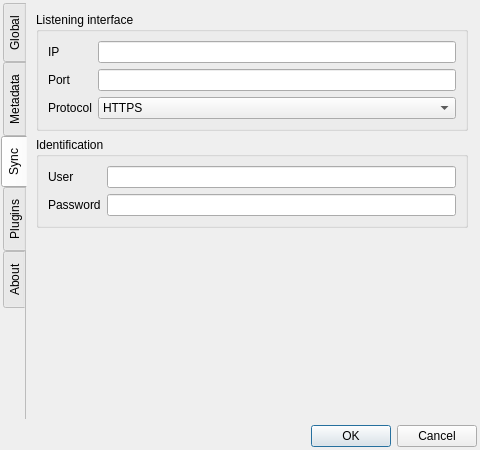
<?xml version="1.0" encoding="UTF-8"?>
<ui version="4.0">
 <class>dialog</class>
 <widget class="QDialog" name="dialog">
  <property name="geometry">
   <rect>
    <x>0</x>
    <y>0</y>
    <width>480</width>
    <height>450</height>
   </rect>
  </property>
  <property name="minimumSize">
   <size>
    <width>480</width>
    <height>450</height>
   </size>
  </property>
  <property name="maximumSize">
   <size>
    <width>16777215</width>
    <height>16777215</height>
   </size>
  </property>
  <property name="windowTitle">
   <string>Dialog</string>
  </property>
  <property name="autoFillBackground">
   <bool>true</bool>
  </property>
  <property name="modal">
   <bool>true</bool>
  </property>
  <layout class="QVBoxLayout" name="verticalLayout_2">
   <property name="leftMargin">
    <number>1</number>
   </property>
   <property name="topMargin">
    <number>3</number>
   </property>
   <property name="rightMargin">
    <number>3</number>
   </property>
   <property name="bottomMargin">
    <number>3</number>
   </property>
   <item>
    <widget class="QTabWidget" name="dialog_tabs">
     <property name="minimumSize">
      <size>
       <width>50</width>
       <height>50</height>
      </size>
     </property>
     <property name="focusPolicy">
      <enum>Qt::NoFocus</enum>
     </property>
     <property name="autoFillBackground">
      <bool>false</bool>
     </property>
     <property name="styleSheet">
      <string notr="true"/>
     </property>
     <property name="tabPosition">
      <enum>QTabWidget::West</enum>
     </property>
     <property name="tabShape">
      <enum>QTabWidget::Rounded</enum>
     </property>
     <property name="currentIndex">
      <number>2</number>
     </property>
     <property name="iconSize">
      <size>
       <width>50</width>
       <height>50</height>
      </size>
     </property>
     <property name="elideMode">
      <enum>Qt::ElideMiddle</enum>
     </property>
     <property name="documentMode">
      <bool>true</bool>
     </property>
     <property name="tabBarAutoHide">
      <bool>false</bool>
     </property>
     <widget class="QWidget" name="tab_global">
      <property name="cursor">
       <cursorShape>ArrowCursor</cursorShape>
      </property>
      <property name="toolTip">
       <string/>
      </property>
      <property name="autoFillBackground">
       <bool>true</bool>
      </property>
      <property name="styleSheet">
       <string notr="true"/>
      </property>
      <attribute name="title">
       <string>Global</string>
      </attribute>
      <layout class="QVBoxLayout" name="verticalLayout">
       <property name="spacing">
        <number>0</number>
       </property>
       <property name="leftMargin">
        <number>0</number>
       </property>
       <property name="topMargin">
        <number>0</number>
       </property>
       <property name="rightMargin">
        <number>0</number>
       </property>
       <property name="bottomMargin">
        <number>0</number>
       </property>
       <item>
        <widget class="QScrollArea" name="tab_global_scroll_area">
         <property name="autoFillBackground">
          <bool>false</bool>
         </property>
         <property name="styleSheet">
          <string notr="true"/>
         </property>
         <property name="widgetResizable">
          <bool>true</bool>
         </property>
         <widget class="QWidget" name="tab_global_vl">
          <property name="geometry">
           <rect>
            <x>0</x>
            <y>0</y>
            <width>449</width>
            <height>415</height>
           </rect>
          </property>
          <layout class="QVBoxLayout" name="verticalLayout_11">
           <item>
            <widget class="QLabel" name="tab_global_label">
             <property name="cursor">
              <cursorShape>ArrowCursor</cursorShape>
             </property>
             <property name="text">
              <string>TextLabel</string>
             </property>
            </widget>
           </item>
           <item>
            <widget class="QGroupBox" name="tab_global_lang_group_box">
             <property name="minimumSize">
              <size>
               <width>0</width>
               <height>50</height>
              </size>
             </property>
             <property name="title">
              <string>Language</string>
             </property>
             <layout class="QVBoxLayout" name="verticalLayout_3">
              <property name="leftMargin">
               <number>9</number>
              </property>
              <property name="topMargin">
               <number>9</number>
              </property>
              <property name="rightMargin">
               <number>9</number>
              </property>
              <property name="bottomMargin">
               <number>9</number>
              </property>
              <item>
               <layout class="QHBoxLayout" name="tab_global_lang_hl">
                <item>
                 <widget class="QComboBox" name="tab_global_lang_combo_box">
                  <item>
                   <property name="text">
                    <string>&lt;Automatic&gt;</string>
                   </property>
                  </item>
                  <item>
                   <property name="text">
                    <string>English</string>
                   </property>
                  </item>
                  <item>
                   <property name="text">
                    <string>Français</string>
                   </property>
                  </item>
                 </widget>
                </item>
                <item>
                 <widget class="QPushButton" name="tab_global_lang_btn">
                  <property name="cursor">
                   <cursorShape>ArrowCursor</cursorShape>
                  </property>
                  <property name="focusPolicy">
                   <enum>Qt::NoFocus</enum>
                  </property>
                  <property name="text">
                   <string>Import</string>
                  </property>
                 </widget>
                </item>
               </layout>
              </item>
             </layout>
            </widget>
           </item>
           <item>
            <widget class="QGroupBox" name="tab_global_style_group_box">
             <property name="minimumSize">
              <size>
               <width>0</width>
               <height>50</height>
              </size>
             </property>
             <property name="title">
              <string>Style</string>
             </property>
             <layout class="QVBoxLayout" name="verticalLayout_4">
              <property name="leftMargin">
               <number>9</number>
              </property>
              <property name="topMargin">
               <number>9</number>
              </property>
              <property name="rightMargin">
               <number>9</number>
              </property>
              <property name="bottomMargin">
               <number>9</number>
              </property>
              <item>
               <layout class="QHBoxLayout" name="tab_global_style_hl">
                <item>
                 <widget class="QComboBox" name="tab_global_style_combo_box">
                  <item>
                   <property name="text">
                    <string>Dark</string>
                   </property>
                  </item>
                  <item>
                   <property name="text">
                    <string>Light</string>
                   </property>
                  </item>
                 </widget>
                </item>
                <item>
                 <widget class="QPushButton" name="tab_global_style_import_btn">
                  <property name="cursor">
                   <cursorShape>ArrowCursor</cursorShape>
                  </property>
                  <property name="focusPolicy">
                   <enum>Qt::NoFocus</enum>
                  </property>
                  <property name="text">
                   <string>Import</string>
                  </property>
                 </widget>
                </item>
               </layout>
              </item>
             </layout>
            </widget>
           </item>
           <item>
            <widget class="QGroupBox" name="tab_global_library_group_box">
             <property name="title">
              <string>Library</string>
             </property>
             <layout class="QVBoxLayout" name="verticalLayout_5">
              <item>
               <widget class="QLabel" name="tab_global_library_folder_label">
                <property name="text">
                 <string>Storagefolder</string>
                </property>
               </widget>
              </item>
              <item>
               <layout class="QHBoxLayout" name="tab_global_library_hl1">
                <item>
                 <widget class="QLineEdit" name="tab_global_library_folder_line_edit">
                  <property name="readOnly">
                   <bool>true</bool>
                  </property>
                 </widget>
                </item>
                <item>
                 <widget class="QPushButton" name="tab_global_library_folder_btn">
                  <property name="cursor">
                   <cursorShape>ArrowCursor</cursorShape>
                  </property>
                  <property name="focusPolicy">
                   <enum>Qt::NoFocus</enum>
                  </property>
                  <property name="text">
                   <string>Parcourir...</string>
                  </property>
                 </widget>
                </item>
               </layout>
              </item>
             </layout>
            </widget>
           </item>
           <item>
            <widget class="QGroupBox" name="tab_global_archiver_group_box">
             <property name="title">
              <string>7zip</string>
             </property>
             <layout class="QVBoxLayout" name="verticalLayout_8">
              <item>
               <widget class="QLabel" name="tab_global_archiver_folder_label">
                <property name="text">
                 <string>Path</string>
                </property>
               </widget>
              </item>
              <item>
               <layout class="QHBoxLayout" name="tab_global_archiver_hl1">
                <item>
                 <widget class="QLineEdit" name="tab_global_archiver_folder_line_edit">
                  <property name="readOnly">
                   <bool>true</bool>
                  </property>
                 </widget>
                </item>
                <item>
                 <widget class="QPushButton" name="tab_global_archiver_folder_test_btn">
                  <property name="text">
                   <string>PushButton</string>
                  </property>
                 </widget>
                </item>
                <item>
                 <widget class="QPushButton" name="tab_global_archiver_folder_browse_btn">
                  <property name="cursor">
                   <cursorShape>ArrowCursor</cursorShape>
                  </property>
                  <property name="focusPolicy">
                   <enum>Qt::NoFocus</enum>
                  </property>
                  <property name="text">
                   <string>Parcourir...</string>
                  </property>
                 </widget>
                </item>
               </layout>
              </item>
             </layout>
            </widget>
           </item>
           <item>
            <spacer name="tab_global_vertical_spacer">
             <property name="orientation">
              <enum>Qt::Vertical</enum>
             </property>
             <property name="sizeHint" stdset="0">
              <size>
               <width>20</width>
               <height>10</height>
              </size>
             </property>
            </spacer>
           </item>
          </layout>
         </widget>
        </widget>
       </item>
      </layout>
     </widget>
     <widget class="QWidget" name="tab_metadata">
      <attribute name="title">
       <string>Metadata</string>
      </attribute>
      <layout class="QVBoxLayout" name="verticalLayout_7">
       <property name="leftMargin">
        <number>0</number>
       </property>
       <property name="topMargin">
        <number>0</number>
       </property>
       <property name="rightMargin">
        <number>0</number>
       </property>
       <property name="bottomMargin">
        <number>0</number>
       </property>
       <item>
        <widget class="QScrollArea" name="tab_metadata_scroll_area">
         <property name="widgetResizable">
          <bool>true</bool>
         </property>
         <widget class="QWidget" name="tab_metadata_vl">
          <property name="geometry">
           <rect>
            <x>0</x>
            <y>0</y>
            <width>449</width>
            <height>415</height>
           </rect>
          </property>
          <layout class="QVBoxLayout" name="verticalLayout_12">
           <property name="leftMargin">
            <number>5</number>
           </property>
           <property name="topMargin">
            <number>5</number>
           </property>
           <property name="rightMargin">
            <number>5</number>
           </property>
           <property name="bottomMargin">
            <number>5</number>
           </property>
           <item>
            <widget class="QGroupBox" name="tab_metadata_default_cover_group_box">
             <property name="minimumSize">
              <size>
               <width>0</width>
               <height>250</height>
              </size>
             </property>
             <property name="title">
              <string>Default Cover Style</string>
             </property>
             <property name="flat">
              <bool>false</bool>
             </property>
             <layout class="QHBoxLayout" name="horizontalLayout">
              <property name="topMargin">
               <number>0</number>
              </property>
              <item>
               <widget class="QPushButton" name="tab_metadata_default_cover_preview">
                <property name="minimumSize">
                 <size>
                  <width>190</width>
                  <height>160</height>
                 </size>
                </property>
                <property name="maximumSize">
                 <size>
                  <width>190</width>
                  <height>160</height>
                 </size>
                </property>
                <property name="focusPolicy">
                 <enum>Qt::NoFocus</enum>
                </property>
                <property name="styleSheet">
                 <string notr="true">background: transparent !important;</string>
                </property>
                <property name="text">
                 <string/>
                </property>
                <property name="iconSize">
                 <size>
                  <width>160</width>
                  <height>160</height>
                 </size>
                </property>
                <property name="flat">
                 <bool>false</bool>
                </property>
               </widget>
              </item>
              <item>
               <layout class="QVBoxLayout" name="tab_metadata_default_cover_vl">
                <item>
                 <layout class="QHBoxLayout" name="tab_metadata_default_cover_hl1">
                  <item>
                   <widget class="QLabel" name="tab_metadata_default_cover_background_label">
                    <property name="minimumSize">
                     <size>
                      <width>120</width>
                      <height>0</height>
                     </size>
                    </property>
                    <property name="text">
                     <string>Background</string>
                    </property>
                   </widget>
                  </item>
                  <item>
                   <widget class="QComboBox" name="tab_metadata_default_cover_background_combo_box"/>
                  </item>
                 </layout>
                </item>
                <item>
                 <layout class="QHBoxLayout" name="tab_metadata_default_cover_hl2">
                  <item>
                   <widget class="QLabel" name="tab_metadata_default_cover_pattern_label">
                    <property name="minimumSize">
                     <size>
                      <width>120</width>
                      <height>0</height>
                     </size>
                    </property>
                    <property name="text">
                     <string>Pattern</string>
                    </property>
                   </widget>
                  </item>
                  <item>
                   <widget class="QComboBox" name="tab_metadata_default_cover_pattern_combo_box"/>
                  </item>
                 </layout>
                </item>
                <item>
                 <layout class="QHBoxLayout" name="tab_metadata_default_cover_hl2_2">
                  <item>
                   <widget class="QLabel" name="tab_metadata_default_cover_pattern_color_label">
                    <property name="minimumSize">
                     <size>
                      <width>120</width>
                      <height>0</height>
                     </size>
                    </property>
                    <property name="text">
                     <string>Pattern Color</string>
                    </property>
                   </widget>
                  </item>
                  <item>
                   <widget class="QComboBox" name="tab_metadata_default_cover_pattern_color_combo_box"/>
                  </item>
                 </layout>
                </item>
                <item>
                 <layout class="QHBoxLayout" name="tab_metadata_default_cover_hl3">
                  <item>
                   <widget class="QLabel" name="tab_metadata_default_cover_title_label">
                    <property name="minimumSize">
                     <size>
                      <width>120</width>
                      <height>0</height>
                     </size>
                    </property>
                    <property name="text">
                     <string>Title</string>
                    </property>
                   </widget>
                  </item>
                  <item>
                   <widget class="QComboBox" name="tab_metadata_default_cover_title_combo_box"/>
                  </item>
                 </layout>
                </item>
                <item>
                 <layout class="QHBoxLayout" name="tab_metadata_default_cover_hl4">
                  <item>
                   <widget class="QLabel" name="tab_metadata_default_cover_series_label">
                    <property name="minimumSize">
                     <size>
                      <width>120</width>
                      <height>0</height>
                     </size>
                    </property>
                    <property name="text">
                     <string>Series</string>
                    </property>
                   </widget>
                  </item>
                  <item>
                   <widget class="QComboBox" name="tab_metadata_default_cover_series_combo_box"/>
                  </item>
                 </layout>
                </item>
                <item>
                 <layout class="QHBoxLayout" name="tab_metadata_default_cover_hl5">
                  <item>
                   <widget class="QLabel" name="tab_metadata_default_cover_authors_label">
                    <property name="minimumSize">
                     <size>
                      <width>120</width>
                      <height>0</height>
                     </size>
                    </property>
                    <property name="text">
                     <string>Authors</string>
                    </property>
                   </widget>
                  </item>
                  <item>
                   <widget class="QComboBox" name="tab_metadata_default_cover_authors_combo_box"/>
                  </item>
                 </layout>
                </item>
               </layout>
              </item>
              <item>
               <spacer name="horizontalSpacer_2">
                <property name="orientation">
                 <enum>Qt::Horizontal</enum>
                </property>
                <property name="sizeHint" stdset="0">
                 <size>
                  <width>40</width>
                  <height>20</height>
                 </size>
                </property>
               </spacer>
              </item>
             </layout>
            </widget>
           </item>
           <item>
            <widget class="QGroupBox" name="tab_metadata_import_group_box">
             <property name="minimumSize">
              <size>
               <width>0</width>
               <height>130</height>
              </size>
             </property>
             <property name="styleSheet">
              <string notr="true">gridline-color: rgb(255, 0, 127);</string>
             </property>
             <property name="title">
              <string>Import</string>
             </property>
             <property name="flat">
              <bool>false</bool>
             </property>
             <layout class="QVBoxLayout" name="verticalLayout_10">
              <property name="spacing">
               <number>0</number>
              </property>
              <property name="topMargin">
               <number>0</number>
              </property>
              <property name="bottomMargin">
               <number>9</number>
              </property>
              <item>
               <widget class="QLabel" name="tab_metadata_import_filename_template_label">
                <property name="autoFillBackground">
                 <bool>true</bool>
                </property>
                <property name="text">
                 <string>File name parse template</string>
                </property>
               </widget>
              </item>
              <item>
               <widget class="QComboBox" name="tab_metadata_import_filename_template_combo_box">
                <property name="maximumSize">
                 <size>
                  <width>16777215</width>
                  <height>16777215</height>
                 </size>
                </property>
               </widget>
              </item>
              <item>
               <layout class="QHBoxLayout" name="tab_metadata_import_hl2">
                <item>
                 <widget class="QLabel" name="tab_metadata_import_filename_separator_label">
                  <property name="autoFillBackground">
                   <bool>true</bool>
                  </property>
                  <property name="text">
                   <string>File name parse separator</string>
                  </property>
                 </widget>
                </item>
                <item>
                 <widget class="QLineEdit" name="tab_metadata_import_filename_separator_line_edit">
                  <property name="autoFillBackground">
                   <bool>false</bool>
                  </property>
                 </widget>
                </item>
               </layout>
              </item>
             </layout>
            </widget>
           </item>
           <item>
            <spacer name="tab_metadata_vertical_spacer">
             <property name="orientation">
              <enum>Qt::Vertical</enum>
             </property>
             <property name="sizeHint" stdset="0">
              <size>
               <width>20</width>
               <height>40</height>
              </size>
             </property>
            </spacer>
           </item>
          </layout>
         </widget>
        </widget>
       </item>
      </layout>
     </widget>
     <widget class="QWidget" name="tab_sync">
      <attribute name="title">
       <string>Sync</string>
      </attribute>
      <layout class="QVBoxLayout" name="verticalLayout_14">
       <item>
        <widget class="QGroupBox" name="tab_sync_interface_group">
         <property name="title">
          <string>Listening interface</string>
         </property>
         <layout class="QVBoxLayout" name="verticalLayout_15">
          <item>
           <layout class="QFormLayout" name="tab_sync_interface_layout">
            <item row="0" column="0">
             <widget class="QLabel" name="tab_sync_interface_ip_label">
              <property name="text">
               <string>IP</string>
              </property>
             </widget>
            </item>
            <item row="0" column="1">
             <widget class="QLineEdit" name="tab_sync_interface_ip_edit"/>
            </item>
            <item row="1" column="0">
             <widget class="QLabel" name="tab_sync_interface_port_label">
              <property name="text">
               <string>Port</string>
              </property>
             </widget>
            </item>
            <item row="1" column="1">
             <widget class="QLineEdit" name="tab_sync_interface_port_edit"/>
            </item>
            <item row="2" column="0">
             <widget class="QLabel" name="tab_sync_interface_protocol_label">
              <property name="text">
               <string>Protocol</string>
              </property>
             </widget>
            </item>
            <item row="2" column="1">
             <widget class="QComboBox" name="tab_sync_interface_protocol_combobox">
              <item>
               <property name="text">
                <string>HTTPS</string>
               </property>
              </item>
              <item>
               <property name="text">
                <string>TCP LINK</string>
               </property>
              </item>
             </widget>
            </item>
           </layout>
          </item>
         </layout>
        </widget>
       </item>
       <item>
        <widget class="QGroupBox" name="tab_sync_identification">
         <property name="title">
          <string>Identification</string>
         </property>
         <layout class="QVBoxLayout" name="verticalLayout_17">
          <item>
           <layout class="QFormLayout" name="tab_sync_identification_layout">
            <item row="0" column="0">
             <widget class="QLabel" name="tab_sync_identification_user_label">
              <property name="text">
               <string>User</string>
              </property>
             </widget>
            </item>
            <item row="0" column="1">
             <widget class="QLineEdit" name="tab_sync_identification_user_edit"/>
            </item>
            <item row="1" column="0">
             <widget class="QLabel" name="tab_sync_identification_password_label">
              <property name="text">
               <string>Password</string>
              </property>
             </widget>
            </item>
            <item row="1" column="1">
             <widget class="QLineEdit" name="tab_sync_identification_password_edit"/>
            </item>
           </layout>
          </item>
         </layout>
        </widget>
       </item>
       <item>
        <spacer name="tab_sync_vertical_spacer">
         <property name="orientation">
          <enum>Qt::Vertical</enum>
         </property>
         <property name="sizeHint" stdset="0">
          <size>
           <width>20</width>
           <height>40</height>
          </size>
         </property>
        </spacer>
       </item>
      </layout>
     </widget>
     <widget class="QWidget" name="tab_plugins">
      <attribute name="title">
       <string>Plugins</string>
      </attribute>
      <layout class="QVBoxLayout" name="verticalLayout_13">
       <property name="leftMargin">
        <number>0</number>
       </property>
       <property name="topMargin">
        <number>0</number>
       </property>
       <property name="rightMargin">
        <number>0</number>
       </property>
       <property name="bottomMargin">
        <number>0</number>
       </property>
       <item>
        <widget class="QScrollArea" name="tab_plugins_scroll_area1">
         <property name="widgetResizable">
          <bool>true</bool>
         </property>
         <widget class="QWidget" name="tab_plugins_scroll_area1_content">
          <property name="geometry">
           <rect>
            <x>0</x>
            <y>0</y>
            <width>449</width>
            <height>415</height>
           </rect>
          </property>
          <layout class="QVBoxLayout" name="verticalLayout_16">
           <item>
            <layout class="QHBoxLayout" name="horizontalLayout_3">
             <item>
              <widget class="QLabel" name="label_2">
               <property name="text">
                <string>Plugins</string>
               </property>
              </widget>
             </item>
             <item>
              <widget class="QPushButton" name="tab_plugins_import">
               <property name="text">
                <string>Import</string>
               </property>
              </widget>
             </item>
            </layout>
           </item>
           <item>
            <layout class="QVBoxLayout" name="tab_plugins_list_zone"/>
           </item>
           <item>
            <spacer name="verticalSpacer">
             <property name="orientation">
              <enum>Qt::Vertical</enum>
             </property>
             <property name="sizeHint" stdset="0">
              <size>
               <width>20</width>
               <height>40</height>
              </size>
             </property>
            </spacer>
           </item>
          </layout>
         </widget>
        </widget>
       </item>
      </layout>
     </widget>
     <widget class="QWidget" name="tab_about">
      <attribute name="title">
       <string>About</string>
      </attribute>
      <layout class="QVBoxLayout" name="verticalLayout_6">
       <item>
        <widget class="QScrollArea" name="tab_about_scroll_area">
         <property name="widgetResizable">
          <bool>true</bool>
         </property>
         <widget class="QWidget" name="tab_about_vl">
          <property name="geometry">
           <rect>
            <x>0</x>
            <y>0</y>
            <width>431</width>
            <height>397</height>
           </rect>
          </property>
          <layout class="QVBoxLayout" name="verticalLayout_9">
           <item>
            <widget class="QLabel" name="tab_about_label">
             <property name="text">
              <string>EbookCollection

MIT License

Copyright (c) 2020-2021 Boulain Kévin</string>
             </property>
             <property name="alignment">
              <set>Qt::AlignLeading|Qt::AlignLeft|Qt::AlignTop</set>
             </property>
             <property name="wordWrap">
              <bool>true</bool>
             </property>
            </widget>
           </item>
           <item>
            <layout class="QHBoxLayout" name="tab_about_hl">
             <item>
              <widget class="QPushButton" name="tab_about_btn_license">
               <property name="text">
                <string>License</string>
               </property>
              </widget>
             </item>
             <item>
              <widget class="QPushButton" name="tab_about_btn_website">
               <property name="text">
                <string>Web Site</string>
               </property>
              </widget>
             </item>
            </layout>
           </item>
          </layout>
         </widget>
        </widget>
       </item>
      </layout>
     </widget>
    </widget>
   </item>
   <item>
    <widget class="QDialogButtonBox" name="button_box">
     <property name="cursor">
      <cursorShape>ArrowCursor</cursorShape>
     </property>
     <property name="orientation">
      <enum>Qt::Horizontal</enum>
     </property>
     <property name="standardButtons">
      <set>QDialogButtonBox::Cancel|QDialogButtonBox::Ok</set>
     </property>
    </widget>
   </item>
  </layout>
 </widget>
 <resources/>
 <connections>
  <connection>
   <sender>button_box</sender>
   <signal>accepted()</signal>
   <receiver>dialog</receiver>
   <slot>accept()</slot>
   <hints>
    <hint type="sourcelabel">
     <x>248</x>
     <y>254</y>
    </hint>
    <hint type="destinationlabel">
     <x>157</x>
     <y>274</y>
    </hint>
   </hints>
  </connection>
  <connection>
   <sender>button_box</sender>
   <signal>rejected()</signal>
   <receiver>dialog</receiver>
   <slot>reject()</slot>
   <hints>
    <hint type="sourcelabel">
     <x>316</x>
     <y>260</y>
    </hint>
    <hint type="destinationlabel">
     <x>286</x>
     <y>274</y>
    </hint>
   </hints>
  </connection>
 </connections>
</ui>
